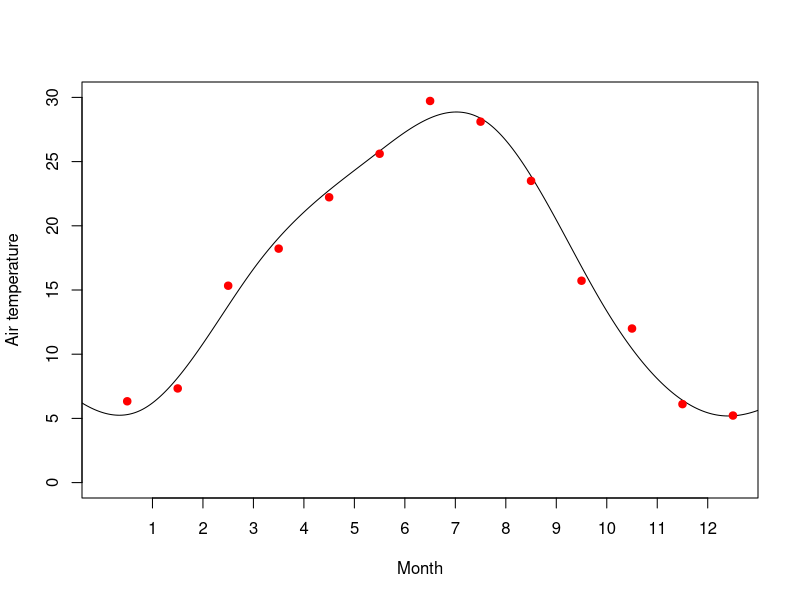
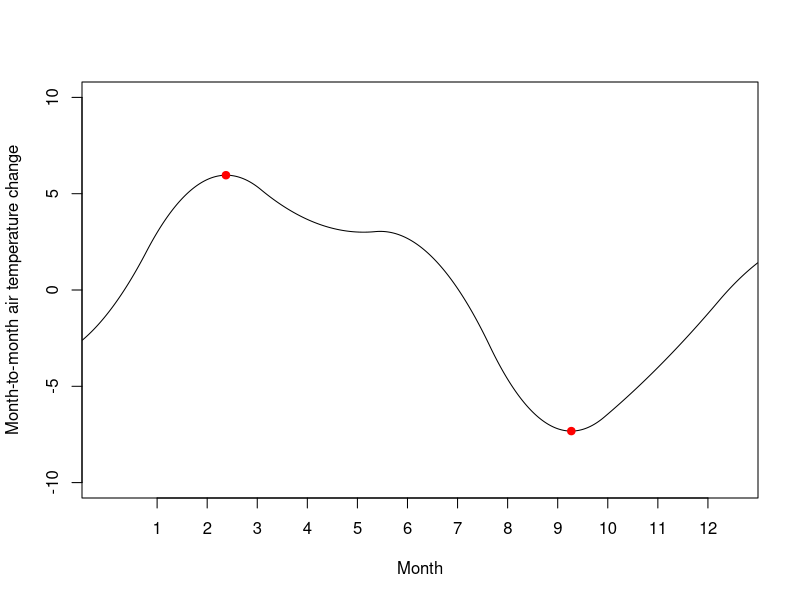

These charts were generated, in order, by the following R code:
# breakpoint detection
require(splines)

Month = c(-1.5,-0.5, 0.5 ,1.5, 2.5, 3.5, 4.5, 5.5, 6.5,7.5,8.5,9.5,10.5,11.5,12.5,13.5,14.5)
T = c(10.44444444, 5, 6.333333333, 7.333333333, 15.33333333,18.22222222,
      22.22222222,25.61111111, 29.72222222, 28.11111111,23.5,15.72222222, 12,6.111111111,
      5.222222222,6, 9.611111111)

model <- lm(T ~ ns(Month,7))
model
summary(model)

pdf("PNAS/plot/T_original.pdf", width=5, height=3.75)
X <- data.frame(Month = seq(-0.5,13, length=1000) ) # make an ordered sequence
Y <- predict(model,newdata = X) # calculate predictions for that sequence
plot(X$Month,Y,type="l", xlab = "Month", ylab = "Air temperature",
     xlim=c(0.1, 12.5), ylim=c(0, 30), xaxt="n") #check
axis(1, at = seq(1, 12, by = 1))
points(Month, T, col = "red", pch = 19)
dev.off()

pdf("PNAS/plot/T_Derivative.pdf", width=5, height=3.75)
dY <- diff(Y)/diff(X$Month)  # the derivative of your function
dX <- rowMeans(embed(X$Month,2)) # centers the X values for plotting
df = data.frame(dX, dY)
plot(dX,dY,type="l", xlab = "Month", ylab = "Month-to-month air temperature change",
     xlim=c(0, 12.5), ylim=c(-10,10), xaxt="n") #check
axis(1, at = seq(1, 12, by = 1))
points(c(2.374875, 9.271772), c(5.960660,  -7.325419), col = "red", pch = 19)
dev.off()
